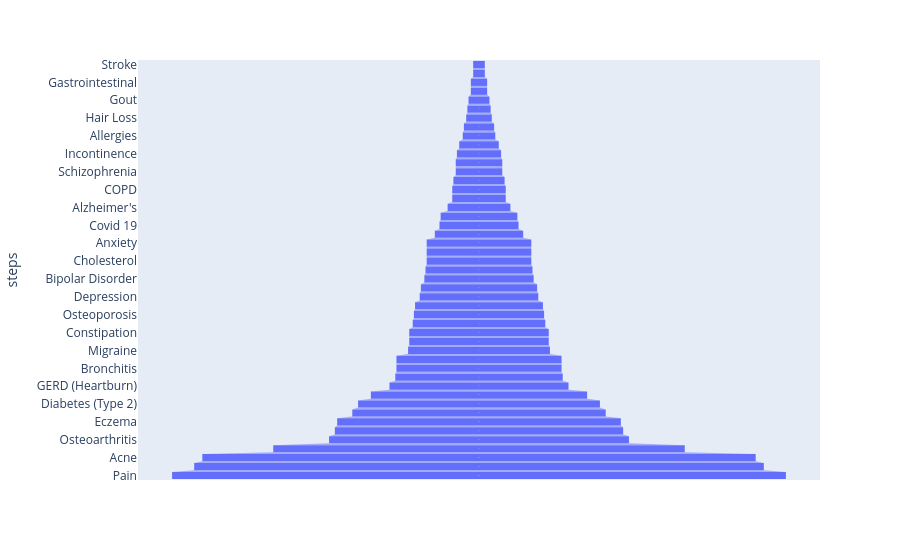

Notebook source saved alongside this figure:
### Markdown cell above
Funnel Chart

### Code cell
# Data as a dictionary

arr = []
# for i in data.columns[3:]:
#     arr.append(math.ceil(statistics.mean(data1[i])))
#available_drugs_for_condns, unique_medical_conditions = zip(*sorted(zip(available_drugs_for_condns, unique_medical_conditions)))
data = dict(time=available_drugs_for_condns,
            steps=unique_medical_conditions)

fig = px.funnel(data, x='time', y='steps')
print("Funnel Chart for Diseases and Available drugs")
fig.show()

### Figure 1 — Plotly figure (JSON) as saved in the notebook; plotly's stock layout.template omitted (floating-point values rounded to 4 significant figures)
{"data": [{"hovertemplate": "time=%{x}<br>steps=%{y}<extra></extra>", "legendgroup": "", "marker": {"color": "#636efa"}, "name": "", "orientation": "h", "showlegend": false, "type": "funnel", "x": [5, 5, 7, 7, 9, 10, 11, 13, 14, 17, 19, 20, 20, 22, 23, 23, 27, 33, 34, 38, 45, 45, 45, 46, 47, 50, 51, 55, 56, 57, 60, 60, 61, 71, 71, 72, 77, 93, 104, 109, 122, 124, 129, 177, 238, 245, 264], "xaxis": "x", "y": ["Stroke", "Swine Flu", "Gastrointestinal", "Menopause", "Gout", "Herpes", "Hair Loss", "Erectile Dysfunction", "Allergies", "Hypothyroidism", "Incontinence", "Cancer", "Schizophrenia", "IBD (Bowel)", "COPD", "Weight Loss", "Alzheimer's", "Rheumatoid Arthritis", "Covid 19", "Diarrhea", "Anxiety", "Asthma", "Cholesterol", "UTI", "Bipolar Disorder", "Seizures", "Depression", "ADHD", "Osteoporosis", "Diabetes (Type 1)", "Constipation", "Insomnia", "Migraine", "Angina", "Bronchitis", "Pneumonia", "GERD (Heartburn)", "Psoriasis", "Diabetes (Type 2)", "AIDS/HIV", "Eczema", "Hayfever", "Osteoarthritis", "Hypertension", "Acne", "Colds & Flu", "Pain"], "yaxis": "y"}], "layout": {"legend": {"tracegroupgap": 0}, "margin": {"t": 60}, "xaxis": {"anchor": "y", "domain": [0, 1], "title": {"text": "time"}}, "yaxis": {"anchor": "x", "domain": [0, 1], "title": {"text": "steps"}}}}
